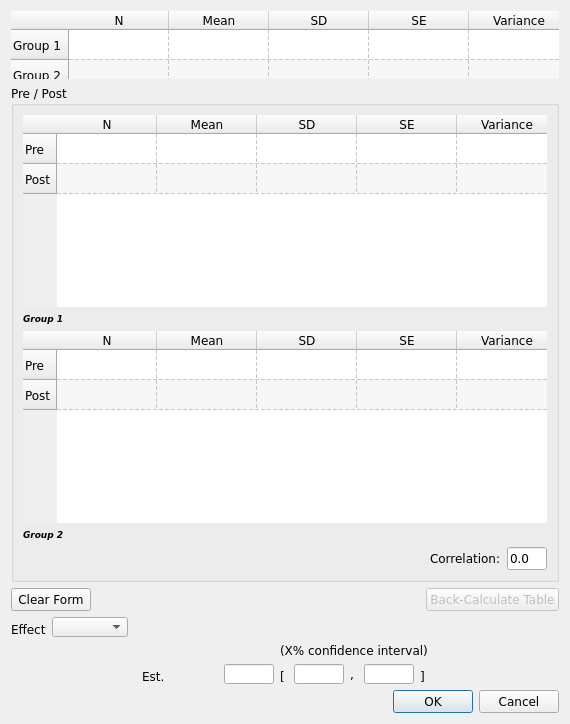
<?xml version="1.0" encoding="UTF-8"?>
<ui version="4.0">
 <class>ContinuousDataForm</class>
 <widget class="QDialog" name="ContinuousDataForm">
  <property name="geometry">
   <rect>
    <x>0</x>
    <y>0</y>
    <width>570</width>
    <height>565</height>
   </rect>
  </property>
  <property name="sizePolicy">
   <sizepolicy hsizetype="Preferred" vsizetype="Minimum">
    <horstretch>0</horstretch>
    <verstretch>0</verstretch>
   </sizepolicy>
  </property>
  <property name="minimumSize">
   <size>
    <width>570</width>
    <height>0</height>
   </size>
  </property>
  <property name="font">
   <font>
    <family>Verdana</family>
   </font>
  </property>
  <property name="windowTitle">
   <string>Continuous Data</string>
  </property>
  <property name="windowIcon">
   <iconset resource="../images/icons.qrc">
    <normaloff>:/misc/meta.png</normaloff>:/misc/meta.png</iconset>
  </property>
  <layout class="QVBoxLayout" name="verticalLayout_2">
   <item>
    <widget class="QTableWidget" name="simple_table">
     <property name="minimumSize">
      <size>
       <width>0</width>
       <height>0</height>
      </size>
     </property>
     <property name="maximumSize">
      <size>
       <width>16777215</width>
       <height>16777215</height>
      </size>
     </property>
     <property name="font">
      <font>
       <family>Verdana</family>
      </font>
     </property>
     <property name="frameShape">
      <enum>QFrame::NoFrame</enum>
     </property>
     <property name="frameShadow">
      <enum>QFrame::Plain</enum>
     </property>
     <property name="verticalScrollBarPolicy">
      <enum>Qt::ScrollBarAlwaysOff</enum>
     </property>
     <property name="horizontalScrollBarPolicy">
      <enum>Qt::ScrollBarAlwaysOff</enum>
     </property>
     <property name="alternatingRowColors">
      <bool>true</bool>
     </property>
     <property name="gridStyle">
      <enum>Qt::DashLine</enum>
     </property>
     <property name="rowCount">
      <number>2</number>
     </property>
     <property name="columnCount">
      <number>8</number>
     </property>
     <row>
      <property name="text">
       <string>Group 1</string>
      </property>
     </row>
     <row>
      <property name="text">
       <string>Group 2</string>
      </property>
     </row>
     <column>
      <property name="text">
       <string>N</string>
      </property>
     </column>
     <column>
      <property name="text">
       <string>Mean</string>
      </property>
     </column>
     <column>
      <property name="text">
       <string>SD</string>
      </property>
     </column>
     <column>
      <property name="text">
       <string>SE</string>
      </property>
     </column>
     <column>
      <property name="text">
       <string>Variance</string>
      </property>
     </column>
     <column>
      <property name="text">
       <string>P-Value</string>
      </property>
     </column>
     <column>
      <property name="text">
       <string>Lower</string>
      </property>
     </column>
     <column>
      <property name="text">
       <string>Upper</string>
      </property>
     </column>
    </widget>
   </item>
   <item>
    <widget class="QGroupBox" name="grp_box_pre_post">
     <property name="sizePolicy">
      <sizepolicy hsizetype="Preferred" vsizetype="Minimum">
       <horstretch>0</horstretch>
       <verstretch>0</verstretch>
      </sizepolicy>
     </property>
     <property name="title">
      <string>Pre / Post</string>
     </property>
     <layout class="QVBoxLayout" name="verticalLayout">
      <item>
       <widget class="QTableWidget" name="g1_pre_post_table">
        <property name="minimumSize">
         <size>
          <width>0</width>
          <height>0</height>
         </size>
        </property>
        <property name="maximumSize">
         <size>
          <width>16777215</width>
          <height>16777215</height>
         </size>
        </property>
        <property name="font">
         <font>
          <family>Verdana</family>
         </font>
        </property>
        <property name="frameShape">
         <enum>QFrame::NoFrame</enum>
        </property>
        <property name="frameShadow">
         <enum>QFrame::Plain</enum>
        </property>
        <property name="verticalScrollBarPolicy">
         <enum>Qt::ScrollBarAlwaysOff</enum>
        </property>
        <property name="horizontalScrollBarPolicy">
         <enum>Qt::ScrollBarAlwaysOff</enum>
        </property>
        <property name="alternatingRowColors">
         <bool>true</bool>
        </property>
        <property name="showGrid">
         <bool>true</bool>
        </property>
        <property name="gridStyle">
         <enum>Qt::DashLine</enum>
        </property>
        <property name="rowCount">
         <number>2</number>
        </property>
        <property name="columnCount">
         <number>7</number>
        </property>
        <row>
         <property name="text">
          <string>Pre</string>
         </property>
        </row>
        <row>
         <property name="text">
          <string>Post</string>
         </property>
        </row>
        <column>
         <property name="text">
          <string>N</string>
         </property>
        </column>
        <column>
         <property name="text">
          <string>Mean</string>
         </property>
        </column>
        <column>
         <property name="text">
          <string>SD</string>
         </property>
        </column>
        <column>
         <property name="text">
          <string>SE</string>
         </property>
        </column>
        <column>
         <property name="text">
          <string>Variance</string>
         </property>
        </column>
        <column>
         <property name="text">
          <string>Lower</string>
         </property>
        </column>
        <column>
         <property name="text">
          <string>Upper</string>
         </property>
        </column>
       </widget>
      </item>
      <item>
       <widget class="QLabel" name="grp_1_lbl">
        <property name="font">
         <font>
          <pointsize>7</pointsize>
          <weight>75</weight>
          <italic>true</italic>
          <bold>true</bold>
         </font>
        </property>
        <property name="layoutDirection">
         <enum>Qt::LeftToRight</enum>
        </property>
        <property name="text">
         <string>&lt;!DOCTYPE HTML PUBLIC &quot;-//W3C//DTD HTML 4.0//EN&quot; &quot;http://www.w3.org/TR/REC-html40/strict.dtd&quot;&gt;
&lt;html&gt;&lt;head&gt;&lt;meta name=&quot;qrichtext&quot; content=&quot;1&quot; /&gt;&lt;style type=&quot;text/css&quot;&gt;
p, li { white-space: pre-wrap; }
&lt;/style&gt;&lt;/head&gt;&lt;body style=&quot; font-family:'Verdana'; font-size:8pt; font-weight:600; font-style:italic;&quot;&gt;
&lt;p style=&quot; margin-top:0px; margin-bottom:0px; margin-left:0px; margin-right:0px; -qt-block-indent:0; text-indent:0px;&quot;&gt;&lt;span style=&quot; font-size:7pt;&quot;&gt;Group 1&lt;/span&gt;&lt;/p&gt;&lt;/body&gt;&lt;/html&gt;</string>
        </property>
       </widget>
      </item>
      <item>
       <widget class="QTableWidget" name="g2_pre_post_table">
        <property name="minimumSize">
         <size>
          <width>0</width>
          <height>0</height>
         </size>
        </property>
        <property name="maximumSize">
         <size>
          <width>16777215</width>
          <height>16777215</height>
         </size>
        </property>
        <property name="frameShape">
         <enum>QFrame::NoFrame</enum>
        </property>
        <property name="frameShadow">
         <enum>QFrame::Plain</enum>
        </property>
        <property name="verticalScrollBarPolicy">
         <enum>Qt::ScrollBarAlwaysOff</enum>
        </property>
        <property name="horizontalScrollBarPolicy">
         <enum>Qt::ScrollBarAlwaysOff</enum>
        </property>
        <property name="alternatingRowColors">
         <bool>true</bool>
        </property>
        <property name="gridStyle">
         <enum>Qt::DashLine</enum>
        </property>
        <property name="rowCount">
         <number>2</number>
        </property>
        <property name="columnCount">
         <number>7</number>
        </property>
        <row>
         <property name="text">
          <string>Pre</string>
         </property>
        </row>
        <row>
         <property name="text">
          <string>Post</string>
         </property>
        </row>
        <column>
         <property name="text">
          <string>N</string>
         </property>
        </column>
        <column>
         <property name="text">
          <string>Mean</string>
         </property>
        </column>
        <column>
         <property name="text">
          <string>SD</string>
         </property>
        </column>
        <column>
         <property name="text">
          <string>SE</string>
         </property>
        </column>
        <column>
         <property name="text">
          <string>Variance</string>
         </property>
        </column>
        <column>
         <property name="text">
          <string>Lower</string>
         </property>
        </column>
        <column>
         <property name="text">
          <string>Upper</string>
         </property>
        </column>
       </widget>
      </item>
      <item>
       <widget class="QLabel" name="grp_2_lbl">
        <property name="font">
         <font>
          <pointsize>7</pointsize>
          <weight>75</weight>
          <italic>true</italic>
          <bold>true</bold>
         </font>
        </property>
        <property name="text">
         <string>&lt;!DOCTYPE HTML PUBLIC &quot;-//W3C//DTD HTML 4.0//EN&quot; &quot;http://www.w3.org/TR/REC-html40/strict.dtd&quot;&gt;
&lt;html&gt;&lt;head&gt;&lt;meta name=&quot;qrichtext&quot; content=&quot;1&quot; /&gt;&lt;style type=&quot;text/css&quot;&gt;
p, li { white-space: pre-wrap; }
&lt;/style&gt;&lt;/head&gt;&lt;body style=&quot; font-family:'Verdana'; font-size:8pt; font-weight:600; font-style:italic;&quot;&gt;
&lt;p style=&quot; margin-top:0px; margin-bottom:0px; margin-left:0px; margin-right:0px; -qt-block-indent:0; text-indent:0px;&quot;&gt;&lt;span style=&quot; font-size:7pt;&quot;&gt;Group 2&lt;/span&gt;&lt;/p&gt;&lt;/body&gt;&lt;/html&gt;</string>
        </property>
       </widget>
      </item>
      <item>
       <layout class="QHBoxLayout" name="horizontalLayout_3">
        <item>
         <spacer name="horizontalSpacer_3">
          <property name="orientation">
           <enum>Qt::Horizontal</enum>
          </property>
          <property name="sizeHint" stdset="0">
           <size>
            <width>40</width>
            <height>20</height>
           </size>
          </property>
         </spacer>
        </item>
        <item>
         <widget class="QLabel" name="label">
          <property name="text">
           <string>Correlation:</string>
          </property>
         </widget>
        </item>
        <item>
         <widget class="QLineEdit" name="correlation_pre_post">
          <property name="minimumSize">
           <size>
            <width>40</width>
            <height>0</height>
           </size>
          </property>
          <property name="maximumSize">
           <size>
            <width>40</width>
            <height>16777215</height>
           </size>
          </property>
          <property name="text">
           <string>0.0</string>
          </property>
         </widget>
        </item>
       </layout>
      </item>
     </layout>
    </widget>
   </item>
   <item>
    <layout class="QHBoxLayout" name="horizontalLayout_6">
     <item>
      <widget class="QPushButton" name="clear_Btn">
       <property name="text">
        <string>Clear Form</string>
       </property>
      </widget>
     </item>
     <item>
      <spacer name="horizontalSpacer_6">
       <property name="orientation">
        <enum>Qt::Horizontal</enum>
       </property>
       <property name="sizeHint" stdset="0">
        <size>
         <width>108</width>
         <height>18</height>
        </size>
       </property>
      </spacer>
     </item>
     <item>
      <widget class="QPushButton" name="back_calc_btn">
       <property name="enabled">
        <bool>false</bool>
       </property>
       <property name="text">
        <string>Back-Calculate Table</string>
       </property>
      </widget>
     </item>
    </layout>
   </item>
   <item>
    <layout class="QHBoxLayout" name="horizontalLayout_2">
     <item>
      <widget class="QLabel" name="label_13">
       <property name="font">
        <font>
         <family>Verdana</family>
        </font>
       </property>
       <property name="text">
        <string>Effect</string>
       </property>
       <property name="alignment">
        <set>Qt::AlignBottom|Qt::AlignLeading|Qt::AlignLeft</set>
       </property>
      </widget>
     </item>
     <item>
      <widget class="QComboBox" name="effect_cbo_box">
       <property name="minimumSize">
        <size>
         <width>76</width>
         <height>20</height>
        </size>
       </property>
       <property name="maximumSize">
        <size>
         <width>76</width>
         <height>20</height>
        </size>
       </property>
      </widget>
     </item>
     <item>
      <spacer name="horizontalSpacer_2">
       <property name="orientation">
        <enum>Qt::Horizontal</enum>
       </property>
       <property name="sizeHint" stdset="0">
        <size>
         <width>40</width>
         <height>20</height>
        </size>
       </property>
      </spacer>
     </item>
    </layout>
   </item>
   <item>
    <layout class="QGridLayout" name="gridLayout">
     <item row="0" column="0" rowspan="2">
      <spacer name="horizontalSpacer_4">
       <property name="orientation">
        <enum>Qt::Horizontal</enum>
       </property>
       <property name="sizeHint" stdset="0">
        <size>
         <width>40</width>
         <height>20</height>
        </size>
       </property>
      </spacer>
     </item>
     <item row="0" column="2">
      <widget class="QLabel" name="ci_label">
       <property name="text">
        <string>(X% confidence interval)</string>
       </property>
      </widget>
     </item>
     <item row="0" column="3" rowspan="2">
      <spacer name="horizontalSpacer_5">
       <property name="orientation">
        <enum>Qt::Horizontal</enum>
       </property>
       <property name="sizeHint" stdset="0">
        <size>
         <width>40</width>
         <height>20</height>
        </size>
       </property>
      </spacer>
     </item>
     <item row="1" column="1">
      <layout class="QHBoxLayout" name="horizontalLayout_4">
       <item>
        <widget class="QLabel" name="label_14">
         <property name="minimumSize">
          <size>
           <width>0</width>
           <height>20</height>
          </size>
         </property>
         <property name="maximumSize">
          <size>
           <width>16777215</width>
           <height>20</height>
          </size>
         </property>
         <property name="font">
          <font>
           <family>Verdana</family>
          </font>
         </property>
         <property name="text">
          <string>Est.</string>
         </property>
         <property name="alignment">
          <set>Qt::AlignBottom|Qt::AlignLeading|Qt::AlignLeft</set>
         </property>
        </widget>
       </item>
       <item>
        <widget class="QLineEdit" name="effect_txt_box">
         <property name="minimumSize">
          <size>
           <width>50</width>
           <height>20</height>
          </size>
         </property>
         <property name="maximumSize">
          <size>
           <width>50</width>
           <height>20</height>
          </size>
         </property>
        </widget>
       </item>
      </layout>
     </item>
     <item row="1" column="2">
      <layout class="QHBoxLayout" name="horizontalLayout_5">
       <item>
        <widget class="QLabel" name="label_15">
         <property name="maximumSize">
          <size>
           <width>16777215</width>
           <height>20</height>
          </size>
         </property>
         <property name="font">
          <font>
           <family>Verdana</family>
          </font>
         </property>
         <property name="text">
          <string>[</string>
         </property>
         <property name="alignment">
          <set>Qt::AlignBottom|Qt::AlignLeading|Qt::AlignLeft</set>
         </property>
        </widget>
       </item>
       <item>
        <widget class="QLineEdit" name="low_txt_box">
         <property name="minimumSize">
          <size>
           <width>50</width>
           <height>20</height>
          </size>
         </property>
         <property name="maximumSize">
          <size>
           <width>50</width>
           <height>20</height>
          </size>
         </property>
        </widget>
       </item>
       <item>
        <widget class="QLabel" name="label_2">
         <property name="text">
          <string>,</string>
         </property>
        </widget>
       </item>
       <item>
        <widget class="QLineEdit" name="high_txt_box">
         <property name="minimumSize">
          <size>
           <width>50</width>
           <height>20</height>
          </size>
         </property>
         <property name="maximumSize">
          <size>
           <width>50</width>
           <height>20</height>
          </size>
         </property>
        </widget>
       </item>
       <item>
        <widget class="QLabel" name="label_16">
         <property name="maximumSize">
          <size>
           <width>16777215</width>
           <height>20</height>
          </size>
         </property>
         <property name="font">
          <font>
           <family>Verdana</family>
          </font>
         </property>
         <property name="text">
          <string>]</string>
         </property>
         <property name="alignment">
          <set>Qt::AlignBottom|Qt::AlignLeading|Qt::AlignLeft</set>
         </property>
        </widget>
       </item>
      </layout>
     </item>
    </layout>
   </item>
   <item>
    <widget class="QDialogButtonBox" name="buttonBox">
     <property name="orientation">
      <enum>Qt::Horizontal</enum>
     </property>
     <property name="standardButtons">
      <set>QDialogButtonBox::Cancel|QDialogButtonBox::Ok</set>
     </property>
    </widget>
   </item>
  </layout>
 </widget>
 <resources>
  <include location="../images/icons.qrc"/>
 </resources>
 <connections>
  <connection>
   <sender>buttonBox</sender>
   <signal>accepted()</signal>
   <receiver>ContinuousDataForm</receiver>
   <slot>accept()</slot>
   <hints>
    <hint type="sourcelabel">
     <x>248</x>
     <y>254</y>
    </hint>
    <hint type="destinationlabel">
     <x>157</x>
     <y>274</y>
    </hint>
   </hints>
  </connection>
  <connection>
   <sender>buttonBox</sender>
   <signal>rejected()</signal>
   <receiver>ContinuousDataForm</receiver>
   <slot>reject()</slot>
   <hints>
    <hint type="sourcelabel">
     <x>316</x>
     <y>260</y>
    </hint>
    <hint type="destinationlabel">
     <x>286</x>
     <y>274</y>
    </hint>
   </hints>
  </connection>
 </connections>
</ui>
